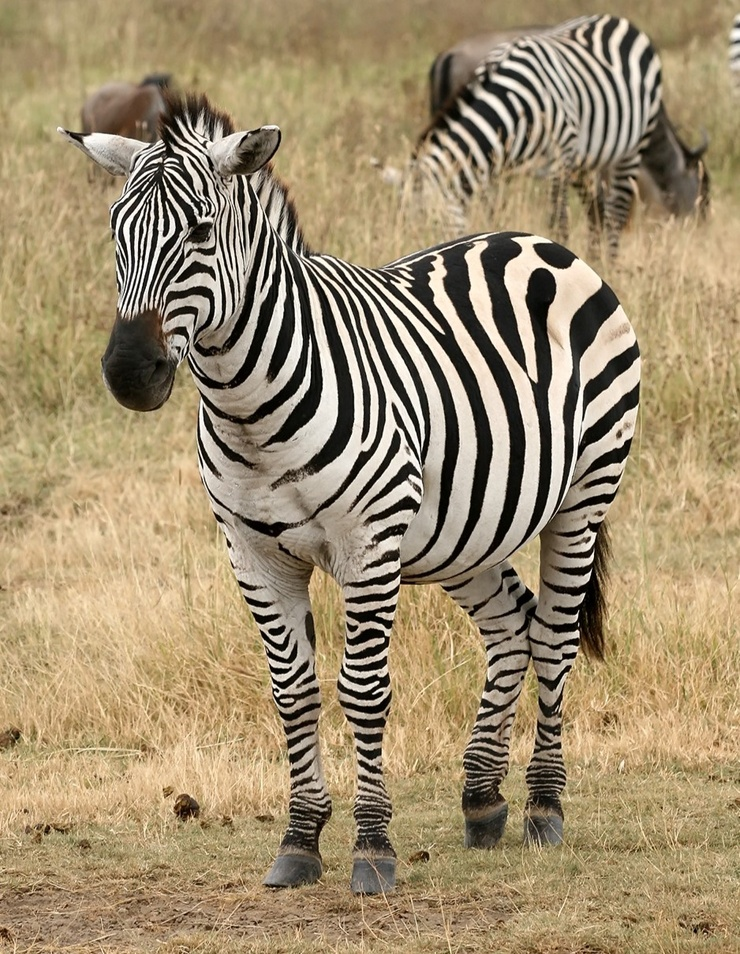
#> input picture zebra.jpg, 740 x 954 px, shrunk from 938 x 1209 before the run
$ jupyter execute bordesMejorados.ipynb   (older library calls are emulated)
#> lines starting #> are read from the running program, lines starting #| are printed output that depends on the picture; after the words box and inside, x2 and y2 are one past the last pixel; in counts of white or black regions, pixels touching at a corner belong together
Conectividad

[cell 1]
import cv2
import numpy as np
import matplotlib.pyplot as plt

imagen = 'zebra.jpg'
img = cv2.imread(imagen)
#> img is the input picture: shape (954, 740, 3); mean B, G, R 111, 142, 160

def filtro_prewitt_mejorado(img):
    img_gris = cv2.cvtColor(img, cv2.COLOR_BGR2GRAY)
    suavizar=cv2.GaussianBlur(img_gris,(3,3),0)

    kernel_x=np.array([[-3,0,3],[-3,0,3],[-3,0,3]],dtype=np.float32)
    kernel_y=np.array([[3,3,3],[0,0,0],[-3,-3,-3]],dtype=np.float32)
    grad_x=cv2.filter2D(suavizar,cv2.CV_64F,kernel_x)
    grad_y=cv2.filter2D(suavizar,cv2.CV_64F,kernel_y)
    magnitud=np.sqrt(grad_x**2 + grad_y**2)
    prewitt=cv2.addWeighted(np.abs(grad_x),0.7,np.abs(grad_y),0.7,0)
    _,bordes=cv2.threshold(magnitud,20,255,cv2.THRESH_BINARY)
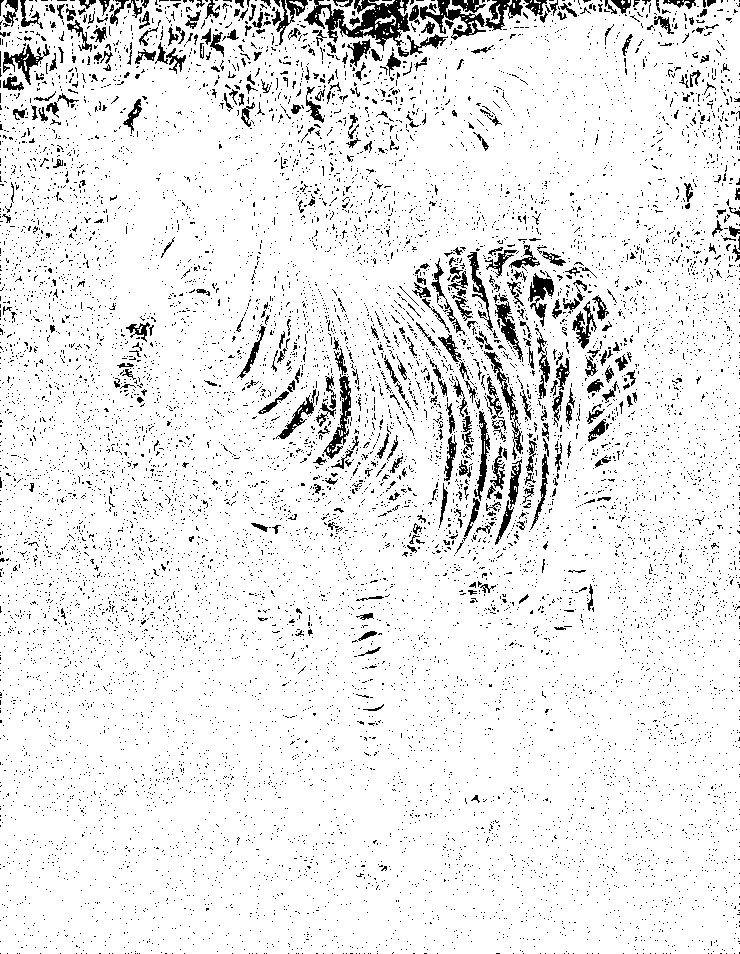
#> bordes: shape (954, 740) float64; 92.1% white; black in thin lines or dots
    return bordes
img = cv2.imread(imagen)
prewitt_result = filtro_prewitt_mejorado(img)
plt.imshow(prewitt_result, cmap='gray')
plt.title('Filtro Prewitt Mejorado')
plt.axis('off')

Conteo

[cell 2]
import cv2
import numpy as np
import matplotlib.pyplot as plt
from skimage import measure

def contar_elementos(img):
    gray = cv2.cvtColor(img, cv2.COLOR_BGR2GRAY)
    _, binary = cv2.threshold(gray, 127, 255, cv2.THRESH_BINARY)
#> binary: shape (954, 740); 73.4% white; 4100 black regions (3718 under 20 px), largest, box (x1, y1, x2, y2) and area: (342, 231, 633, 754) 40674, (65, 73, 323, 478) 36632, (533, 13, 722, 269) 16029

    e_img = measure.label(binary, connectivity=2)
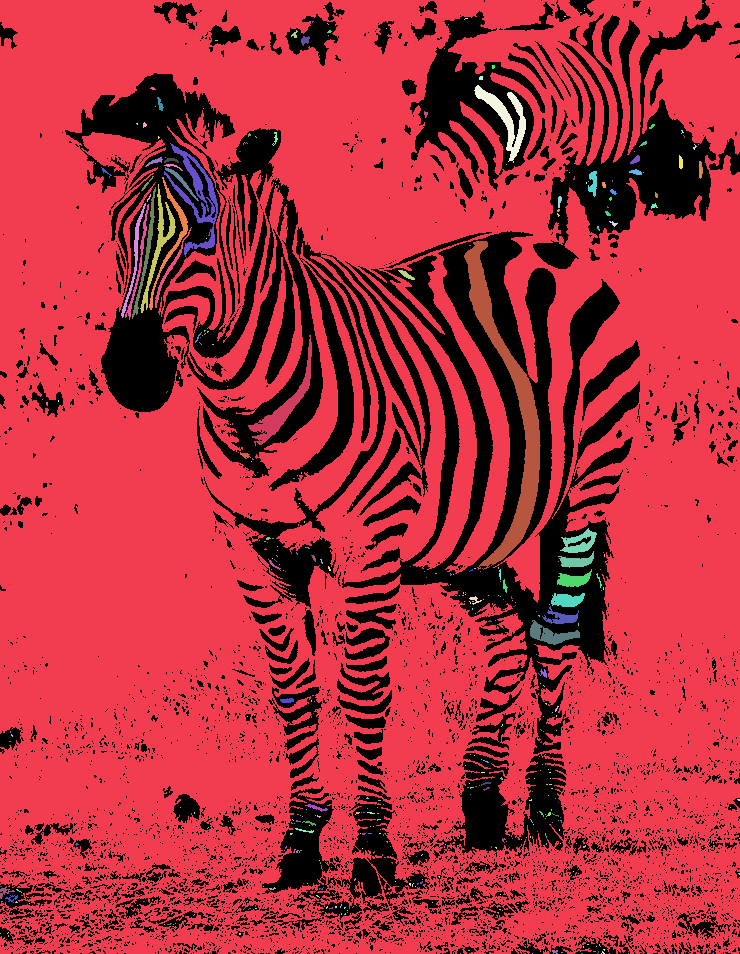
#> e_img: shape (954, 740) int64; 454 distinct labels, from 0 to 453; one colour per label, 0 black
    num_elementos = np.max(e_img)
#> num_elementos = 453
    return num_elementos

imagen = 'zebra.jpg'
img = cv2.imread(imagen)
num_elementos = contar_elementos(img)
#> num_elementos = 453
plt.imshow(cv2.cvtColor(img, cv2.COLOR_BGR2RGB))
plt.title(f'Número de elementos: {num_elementos}')
plt.axis('off')
plt.show()

Canny mejorado

[cell 3]
import cv2
import numpy as np
import matplotlib.pyplot as plt
def filtro_canny_mejorado(img,umbral_bajo=100, umbral_alto=200):
#> called with umbral_bajo = 100, umbral_alto = 200
    img_gris = cv2.cvtColor(img, cv2.COLOR_BGR2GRAY)
    bordes = cv2.Canny(img_gris, umbral_bajo, umbral_alto)
#> bordes: shape (954, 740); 16.3% white in thin lines or dots
    kernel_m = np.ones((5,5),np.uint8)
    bordes = cv2.morphologyEx(bordes, cv2.MORPH_CLOSE, kernel_m)
#> bordes: shape (954, 740); 42.3% white; 110 white regions (30 under 20 px), largest, box (x1, y1, x2, y2) and area: (0, 14, 740, 954) 290149, (649, 388, 702, 486) 769, (708, 435, 740, 474) 573
    return bordes
img = cv2.imread(imagen)
canny_result = filtro_canny_mejorado(img)
plt.imshow(canny_result, cmap='gray')
plt.title('Canny Mejorado')
plt.axis('off')
plt.show()

Regiones ?

[cell 4]
import cv2
import numpy as np
import matplotlib.pyplot as plt

# 1. Cargar imagen
imagen = 'zebra.jpg'
img = cv2.imread(imagen)
if img is None:
    print("Error: No se pudo cargar la imagen. Revisa la ruta.")
else:
    gray = cv2.cvtColor(img, cv2.COLOR_BGR2GRAY)

    # 2. Preprocesamiento
    blur = cv2.GaussianBlur(gray, (3, 3), 0)
    # cv2.threshold devuelve una tupla (ret, thresh), necesitamos el segundo valor [1]
    _, binary = cv2.threshold(blur, 20, 255, cv2.THRESH_BINARY_INV + cv2.THRESH_OTSU)
#> binary: shape (954, 740); 19.1% white; 845 white regions (633 under 20 px)

    # 3. Componentes conectados
    # num_labels es el conteo, labels es la matriz etiquetada
    num_labels, labels = cv2.connectedComponents(binary)
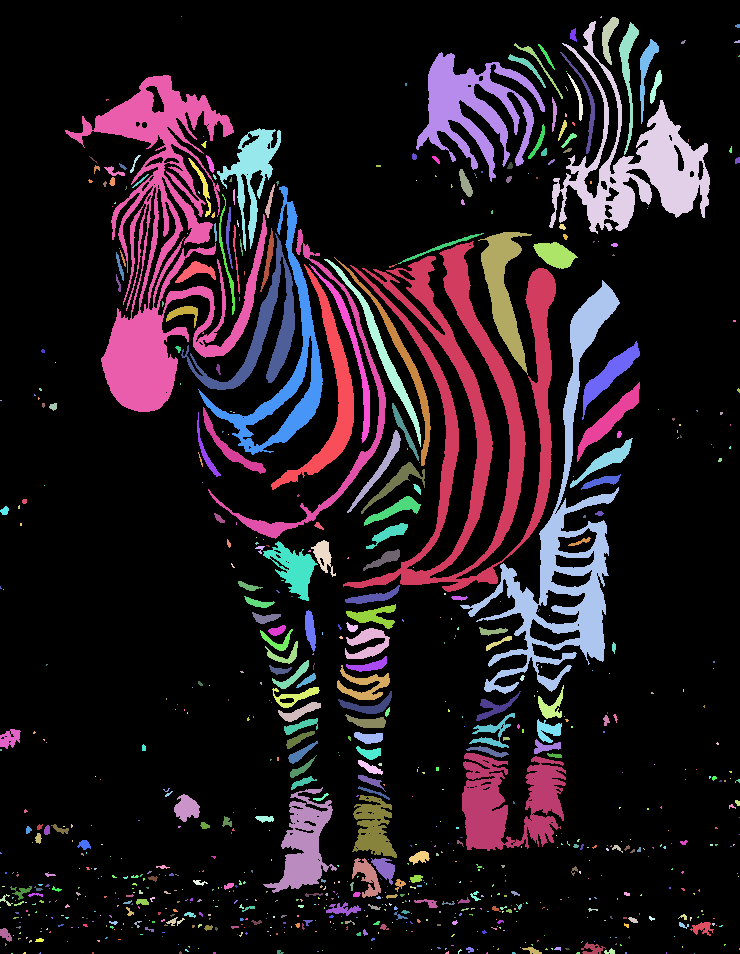
#> labels: shape (954, 740) int32; 846 distinct labels, from 0 to 845; one colour per label, 0 black
#> num_labels = 846

    # 4. Colorear componentes
    np.random.seed(42)
    colors = np.random.randint(0, 255, size=(num_labels, 3), dtype=np.uint8)
#> colors = 846 rows, first 8: [102, 220, 225], [95, 179, 61], [234, 203, 92], [3, 98, 243], [14, 149, 245], [46, 106, 244], [99, 187, 71], [212, 153, 199]
    colors[0] = [0, 0, 0]  # Fondo negro
    colorear = colors[labels]
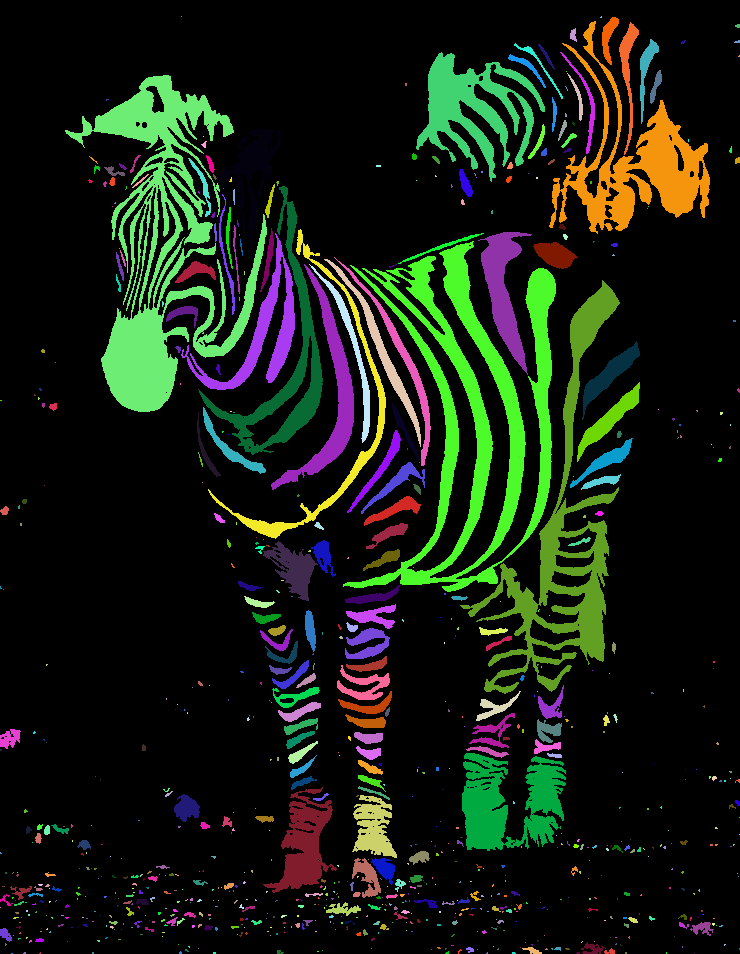
#> colorear: shape (954, 740, 3); mean of channels 0, 1, 2 17.5, 30.2, 21.8; drawn as B, G, R

    # 5. Encontrar contornos
    # findContours devuelve una tupla; los contornos están en el índice [0]
    contornos, _ = cv2.findContours(binary, cv2.RETR_EXTERNAL, cv2.CHAIN_APPROX_SIMPLE)
#> contornos = 842 contours, 683 with area under 20; largest, box (x1, y1, x2, y2) and area: (65, 75, 267, 412) 19021, (343, 241, 556, 592) 17548, (460, 280, 620, 694) 14029, (549, 21, 710, 234) 9018, (198, 186, 323, 455) 5969
    contorno_fin = cv2.drawContours(np.zeros_like(img), contornos, -1, (0, 255, 0), 2)

    # 6. Visualización
    plt.figure(figsize=(15, 5))

    plt.subplot(131)
    plt.imshow(cv2.cvtColor(img, cv2.COLOR_BGR2RGB))
    plt.title('Imagen Original')

    plt.subplot(132)
    # Colorear ya está en formato RGB/BGR dependiendo de cómo lo definas,
    # pero matplotlib espera RGB.
    plt.imshow(cv2.cvtColor(colorear, cv2.COLOR_BGR2RGB))
    plt.title(f'Componentes: {num_labels - 1}')

    plt.subplot(133)
    plt.imshow(cv2.cvtColor(contorno_fin, cv2.COLOR_BGR2RGB))
    plt.title('Contornos Extraídos')

    plt.tight_layout()
    plt.show() # Faltaban los paréntesis ()
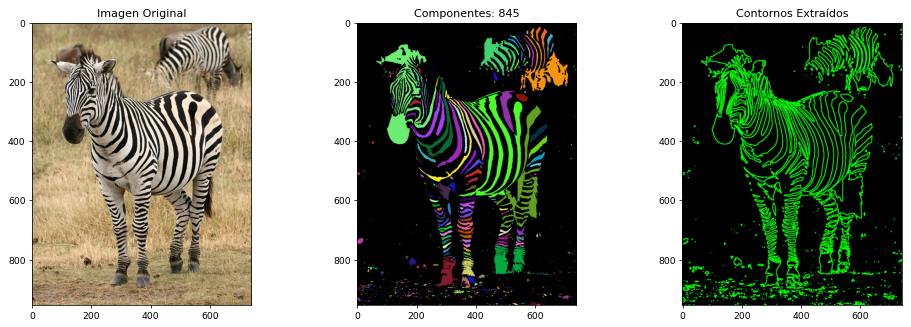
#> figure drawn by matplotlib, 3 panels

Componentes por color

[cell 5]
import cv2
import numpy as np
import matplotlib.pyplot as plt

# 1. Cargar imagen
imagen = 'zebra.jpg'
img = cv2.imread(imagen)
if img is None:
    print("Error: No se pudo cargar la imagen. Revisa la ruta.")
else:
    gray = cv2.cvtColor(img, cv2.COLOR_BGR2GRAY)

    # 2. Preprocesamiento
    blur = cv2.GaussianBlur(gray, (3, 3), 0)
    _, binary = cv2.threshold(blur, 20, 255, cv2.THRESH_BINARY_INV + cv2.THRESH_OTSU)

    # 3. Componentes conectados
    num_labels, labels = cv2.connectedComponents(binary)

    # 4. Colores (misma semilla)
    np.random.seed(42)
    colors = np.random.randint(0, 255, size=(num_labels, 3), dtype=np.uint8)
    colors[0] = [0, 0, 0]  # Fondo negro

    # 5. Dividir la imagen en una cuadrícula (grid_rows x grid_cols celdas)
    grid_rows, grid_cols = 3, 3
    h, w = img.shape[:2]
#> h = 954; w = 740
    cell_h = h // grid_rows
#> cell_h = 318
    cell_w = w // grid_cols
#> cell_w = 246

    # 6. Para cada celda, contar y dibujar los componentes cuyo centroide cae dentro
    # Calcular centroide de cada componente (label 0 = fondo, se ignora)
    from scipy import ndimage
    centroids = ndimage.center_of_mass(np.ones_like(labels), labels, range(1, num_labels))
#> centroids = 845 pairs, first value 16 to 953, second value 0 to 739
    # centroids[i] = (cy, cx) del componente i+1

    fig, axes = plt.subplots(grid_rows, grid_cols, figsize=(grid_cols * 6, grid_rows * 6))

    total_mostrado = 0
    for r in range(grid_rows):
        for c in range(grid_cols):
            y0, y1 = r * cell_h, (r + 1) * cell_h if r < grid_rows - 1 else h
            x0, x1 = c * cell_w, (c + 1) * cell_w if c < grid_cols - 1 else w

            # Componentes cuyo centroide cae en esta celda
            comp_celda = [
                lbl for lbl, (cy, cx) in enumerate(centroids, start=1)
                if y0 <= cy < y1 and x0 <= cx < x1
            ]

            # Dibujar solo esos componentes sobre fondo negro
            img_celda = np.zeros_like(img)
            for lbl in comp_celda:
                mask = labels == lbl
                img_celda[mask] = colors[lbl]

            count = len(comp_celda)
            total_mostrado += count
            axes[r][c].imshow(cv2.cvtColor(img_celda, cv2.COLOR_BGR2RGB))
            axes[r][c].set_title(f'{count} componentes', fontsize=11)
            axes[r][c].axis('off')
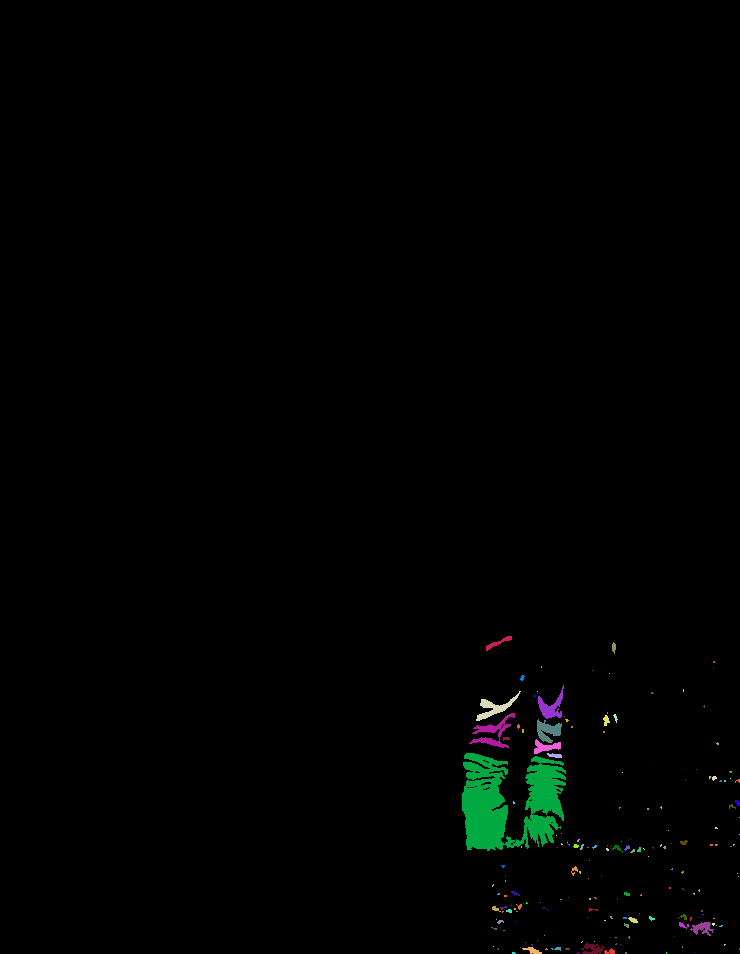
#> img_celda: shape (954, 740, 3); mean B, G, R 1.2, 1.9, 0.8
#> after the loop, total_mostrado = 845

    print(f"Total componentes distribuidos: {total_mostrado} / {num_labels - 1}")
#| Total componentes distribuidos: 845 / 845
    plt.suptitle(f'Componentes por región espacial (total: {total_mostrado})', fontsize=13)
    plt.tight_layout()
    plt.show()

Practica

[cell 6]
import cv2
import numpy as np
import matplotlib.pyplot as plt

# 1. Cargar imagen
imagen = 'zebra.jpg'
img = cv2.imread(imagen)
if img is None:
    print("Error: No se pudo cargar la imagen.")
else:
    gray = cv2.cvtColor(img, cv2.COLOR_BGR2GRAY)

    # 2. Preprocesamiento
    blur = cv2.GaussianBlur(gray, (3, 3), 0)
    _, binary = cv2.threshold(blur, 20, 255, cv2.THRESH_BINARY_INV + cv2.THRESH_OTSU)

    # 3. Componentes conectados
    num_labels, labels = cv2.connectedComponents(binary)

    # 4. Colorear cada componente con un color aleatorio
    np.random.seed(42)
    colors = np.random.randint(0, 255, size=(num_labels, 3), dtype=np.uint8)
    colors[0] = [0, 0, 0]  # Fondo negro
    colorear = colors[labels]

    # 5. Contornos en blanco sobre fondo negro
    contornos, _ = cv2.findContours(binary, cv2.RETR_EXTERNAL, cv2.CHAIN_APPROX_SIMPLE)
    contorno_fin = cv2.drawContours(np.zeros_like(img), contornos, -1, (255, 255, 255), 2)
#> contorno_fin: shape (954, 740, 3); 16.1% white; 558 white regions (312 under 20 px), largest, box (x1, y1, x2, y2) and area: (64, 74, 621, 695) 56357, (548, 20, 711, 235) 7480, (456, 684, 570, 852) 5885

    # 6. Mostrar las tres imágenes
    plt.figure(figsize=(15, 5))
    plt.subplot(131)
    plt.imshow(cv2.cvtColor(img, cv2.COLOR_BGR2RGB))
    plt.subplot(132)
    plt.imshow(cv2.cvtColor(colorear, cv2.COLOR_BGR2RGB))
    plt.subplot(133)
    plt.imshow(cv2.cvtColor(contorno_fin, cv2.COLOR_BGR2RGB))
    plt.tight_layout()
    plt.show()
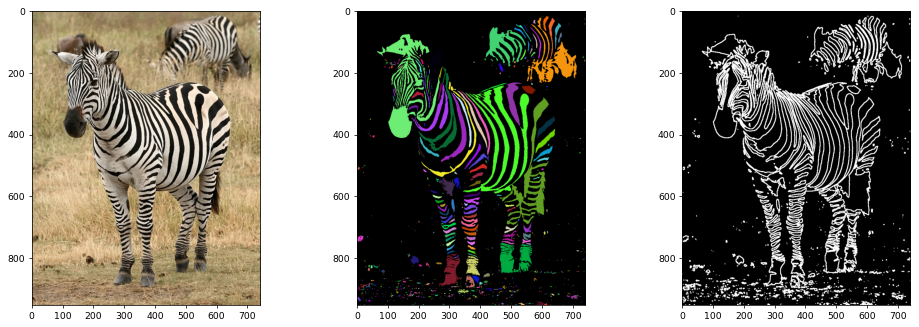
#> figure drawn by matplotlib, 3 panels

    # 7. Imprimir total de regiones y detalles por color
    print(f"Totalll regiones {num_labels - 1}")
#| Totalll regiones 845
    print()
    for lbl in range(1, num_labels):
        r, g, b = colors[lbl]
        count = int(np.sum(labels == lbl))
        print(f"color {r}, {g}, {b} objetos {count}")
#> this loop made 845 passes
#> (r, g, b, count) on passes 1 to 3: (95, 179, 61, 1), (234, 203, 92, 3), (3, 98, 243, 370)
#| color 95, 179, 61 objetos 1
#| color 234, 203, 92 objetos 3
#| color 3, 98, 243 objetos 370
#| color 14, 149, 245 objetos 9403
#| color 46, 106, 244 objetos 763
#| color 99, 187, 71 objetos 16
#| color 212, 153, 199 objetos 62
#| color 188, 174, 65 objetos 500
#> (further printed lines are left out)
